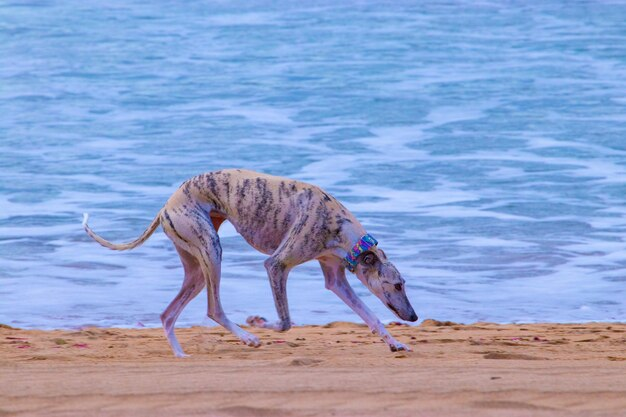
#> input picture data/perro.png, 626 x 417 px, found by its file name
$ python -i ejer6.py   (imports and definitions only)   (older library calls are emulated)
#> lines starting #> are read from the running program, lines starting #| are printed output that depends on the picture
#> in run, img_input is the input picture: shape (417, 626, 3); mean B, G, R 202, 162.1, 144.8
import cv2
import numpy as np
import streamlit as st

def compute_energy_matrix(img):
    gray = cv2.cvtColor(img, cv2.COLOR_BGR2GRAY)
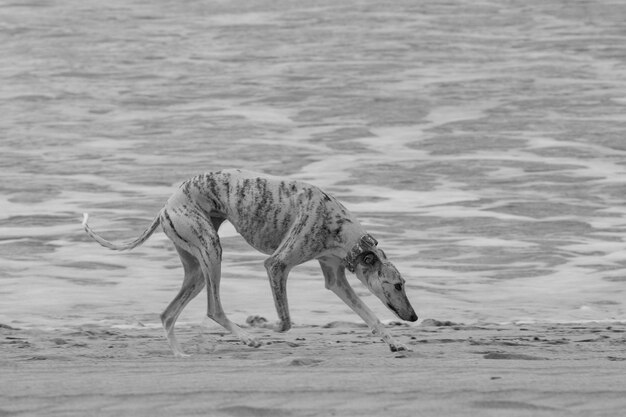
#> gray: shape (417, 626); min 4, max 230, mean 161.5
    sobel_x = cv2.Sobel(gray, cv2.CV_64F, 1, 0, ksize=3)
    sobel_y = cv2.Sobel(gray, cv2.CV_64F, 0, 1, ksize=3)
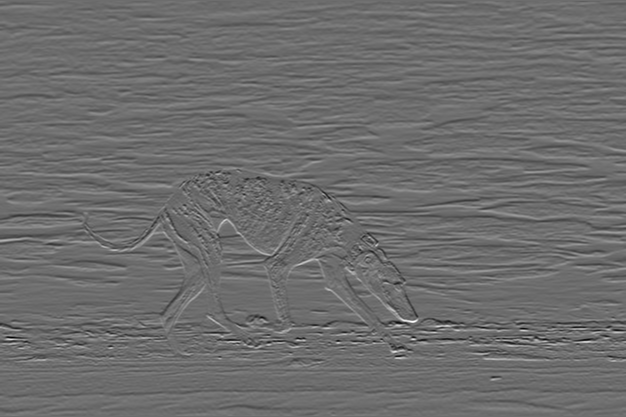
#> sobel_y: shape (417, 626) float64; min -515, max 685, mean -0.2; drawn with min black and max white
    abs_sobel_x = cv2.convertScaleAbs(sobel_x)
    abs_sobel_y = cv2.convertScaleAbs(sobel_y)
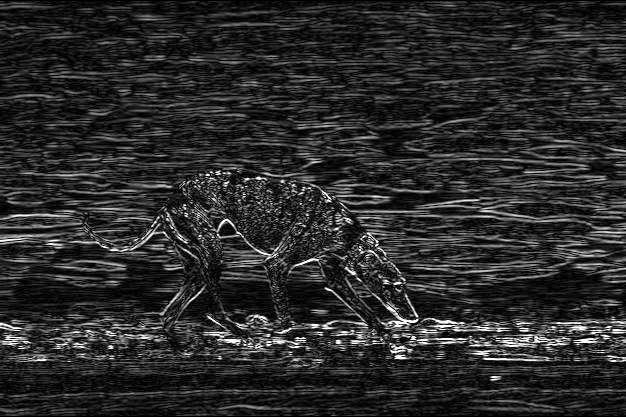
#> abs_sobel_y: shape (417, 626); min 0, max 255, mean 42.6
    return cv2.addWeighted(abs_sobel_x, 0.5, abs_sobel_y, 0.5, 0)
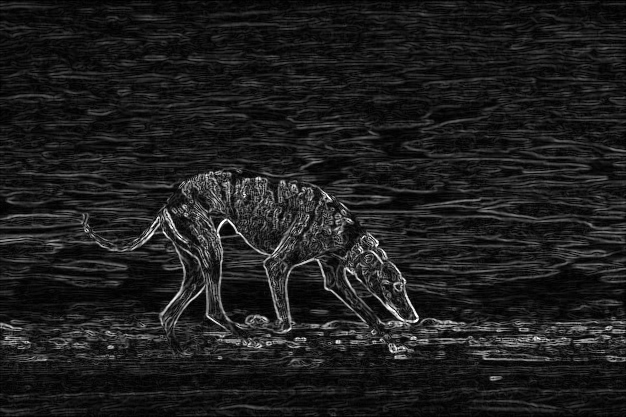
#> returned value: shape (417, 626); min 0, max 255, mean 29.6

def find_vertical_seam(img, energy):
    rows, cols = img.shape[:2]
    seam = np.zeros(img.shape[0])
    dist_to = np.zeros(img.shape[:2]) + float('inf')
    dist_to[0, :] = np.zeros(img.shape[1])
    edge_to = np.zeros(img.shape[:2])

    for row in range(rows-1):
        for col in range(cols):
            if col != 0 and dist_to[row+1, col-1] > dist_to[row, col] + energy[row+1, col-1]:
                dist_to[row+1, col-1] = dist_to[row, col] + energy[row+1, col-1]
                edge_to[row+1, col-1] = 1
            if dist_to[row+1, col] > dist_to[row, col] + energy[row+1, col]:
                dist_to[row+1, col] = dist_to[row, col] + energy[row+1, col]
                edge_to[row+1, col] = 0
            if col != cols-1 and dist_to[row+1, col+1] > dist_to[row, col] + energy[row+1, col+1]:
                dist_to[row+1, col+1] = dist_to[row, col] + energy[row+1, col+1]
                edge_to[row+1, col+1] = -1

    seam[rows-1] = np.argmin(dist_to[rows-1, :])
    for i in (x for x in reversed(range(rows)) if x > 0):
        seam[i-1] = seam[i] + edge_to[i, int(seam[i])]
    return seam

def overlay_vertical_seam(img, seam):
    img_seam_overlay = np.copy(img)
    x_coords, y_coords = np.transpose([(i, int(j)) for i, j in enumerate(seam)])
    img_seam_overlay[x_coords, y_coords] = (0, 255, 0)
    return img_seam_overlay

def remove_vertical_seam(img, seam):
    rows, cols = img.shape[:2]
    for row in range(rows):
        for col in range(int(seam[row]), cols-1):
            img[row, col] = img[row, col+1]
    img = img[:, 0:cols-1]
    return img

def add_vertical_seam(img, seam, num_iter):
    seam = seam + num_iter
    rows, cols = img.shape[:2]
    zero_col_mat = np.zeros((rows, 1, 3), dtype=np.uint8)
    img_extended = np.hstack((img, zero_col_mat))
    for row in range(rows):
        for col in range(cols, int(seam[row]), -1):
            img_extended[row, col] = img[row, col-1]
        for i in range(3):
            v1 = img_extended[row, int(seam[row])-1, i]
            v2 = img_extended[row, int(seam[row])+1, i]
            img_extended[row, int(seam[row]), i] = (int(v1)+int(v2))/2
    return img_extended

def run():
    st.header("🔍 Capítulo 6: Seam Carving- Demora en Cargar ~2 min, por ser web")

    img_input = cv2.imread('data/perro.png')
    num_seams = 100

    img = np.copy(img_input)
    img_output = np.copy(img_input)
    img_overlay_seam = np.copy(img_input)
    energy = compute_energy_matrix(img)

    for i in range(num_seams):
        seam = find_vertical_seam(img, energy)
        img_overlay_seam = overlay_vertical_seam(img_overlay_seam, seam)
        img = remove_vertical_seam(img, seam)
        img_output = add_vertical_seam(img_output, seam, i)
        energy = compute_energy_matrix(img)
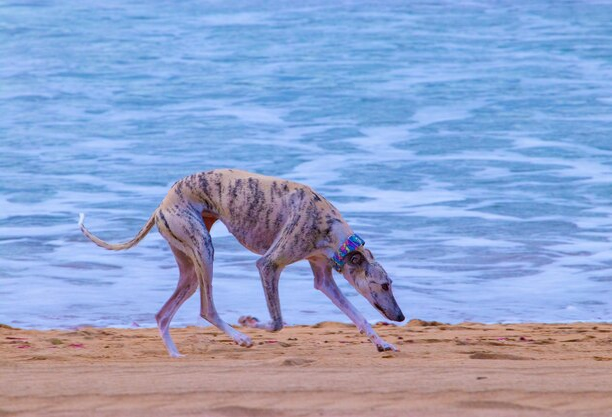
#> img: shape (417, 612, 3); mean of channels 0, 1, 2 201.9, 162, 144.7; drawn as B, G, R
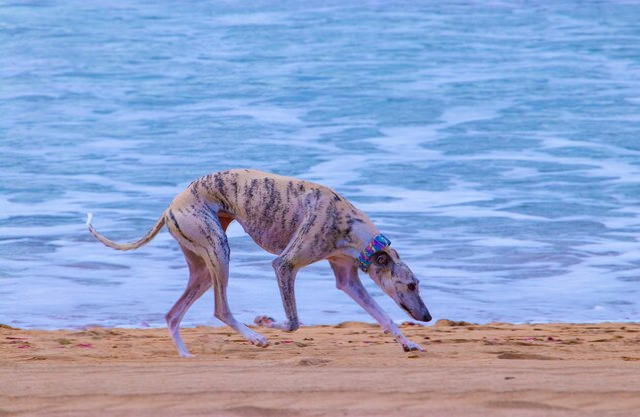
#> img_output: shape (417, 640, 3); mean of channels 0, 1, 2 202, 162.1, 144.9; drawn as B, G, R
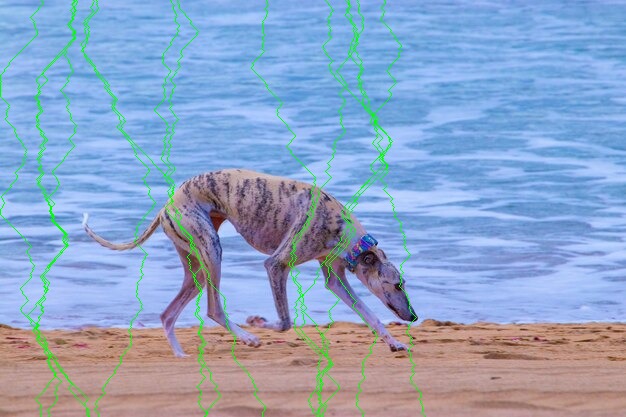
#> img_overlay_seam: shape (417, 626, 3); mean of channels 0, 1, 2 197.7, 164.1, 141.6; drawn as B, G, R

    img_input_rgb = cv2.cvtColor(img_input, cv2.COLOR_BGR2RGB)
    img_overlay_seam_rgb = cv2.cvtColor(img_overlay_seam, cv2.COLOR_BGR2RGB)
    img_output_rgb = cv2.cvtColor(img_output, cv2.COLOR_BGR2RGB)


    col1, col2, col3 = st.columns(3)
    with col1:
        st.image(img_input_rgb, caption='Input', use_container_width=True)
    with col2:
        st.image(img_overlay_seam_rgb, caption='Seams', use_container_width=True)
    with col3:
        st.image(img_output_rgb, caption='Output', use_container_width=True)

#> (the run stopped early here; a loop or call above may not have finished)
